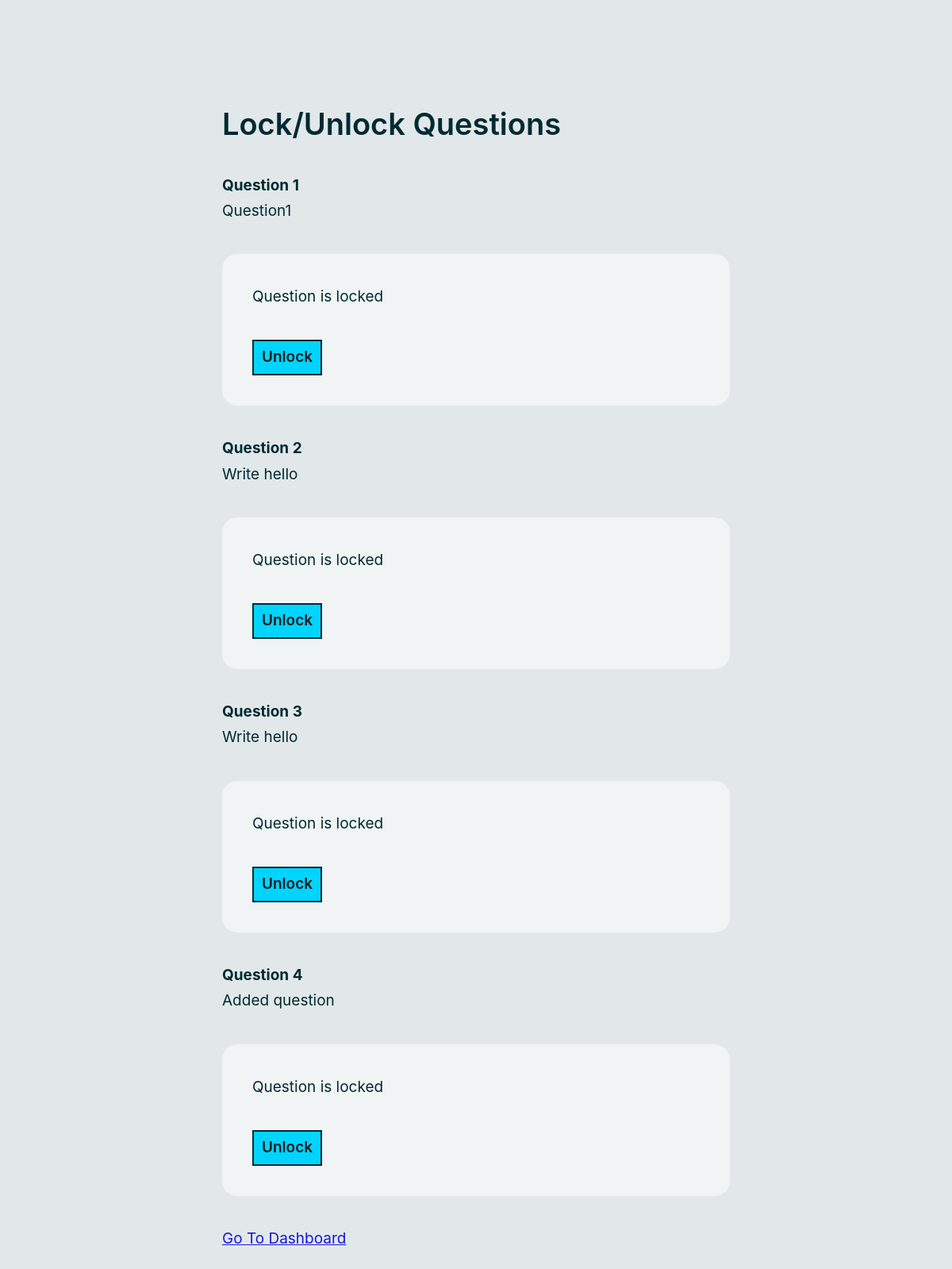
The page /quiz/lock_unlock_ques/777 (signed in) on the database its author committed.
### tables this page shows
CREATE TABLE Questions(
    question_id INTEGER NOT NULL,
    quiz_id INTEGER NOT NULL,
    question_type TEXT NOT NULL,
    question_text TEXT NOT NULL,
    lock BOOLEAN DEFAULT TRUE,
    duration TEXT,
    unlock_time TIMESTAMP,
    PRIMARY KEY (question_id, quiz_id),
    FOREIGN KEY (quiz_id) REFERENCES Quizzes (quiz_id) ON DELETE CASCADE
);

### quiz_app/quiz.py (the view, shortened to what this page needs)
@bp.route('/quiz/lock_unlock_ques/<int:quiz_id>', methods=['GET','POST'])
@admin_login_required
def lock_unlock_ques(quiz_id):
    db = get_db()
    questions = db.execute('SELECT * FROM Questions WHERE quiz_id = ?', (quiz_id,)).fetchall()
    return render_template('lock_unlock_ques.html', questions=questions, quiz_id=quiz_id)

### quiz_app/auth.py (called while the page is built)
@bp.before_app_request
def load_logged_in_user():
    user_id = session.get('user_id')
    admin_id = session.get('admin_id')
    if admin_id is None:
        g.admin = None
    else:
        g.admin = get_db().execute(
            'SELECT * FROM Admins WHERE admin_id = ?', (admin_id,)
        ).fetchone()
    if user_id is None:
        g.user = None
    else:
        g.user = get_db().execute(
            'SELECT * FROM Users WHERE id = ?', (user_id,)
        ).fetchone()

def admin_login_required(view):
    @functools.wraps(view)
    def wrapped_view(**kwargs):
        if g.admin is None:
            return redirect(url_for('auth.login_admin'))
        return view(**kwargs)
    return wrapped_view

### quiz_app/db.py (called while the page is built)
def get_db():
    if 'db' not in g:
        g.db = sqlite3.connect(
            current_app.config['DATABASE'],
            detect_types=sqlite3.PARSE_DECLTYPES
        )
        g.db.row_factory = sqlite3.Row
    return g.db

### templates/lock_unlock_ques.html (shortened to what this page needs)
{% extends 'base.html' %}
    {% block content %}
    <div class="container mt-5">
        <h2>Lock/Unlock Questions</h2>
        <div class="all-questions">
            {% for question in questions %}
            <div class="question">
                <h4>Question {{ question['question_id'] }}</h4>
                <p>{{ question['question_text'] }}</p>
                <form action="{{ url_for('quiz.lock_unlock_ques', quiz_id=quiz_id) }}" method="POST">
                    {% if question['lock'] %}
                        <p>Question is locked</p>
                    {% else %}
                        <p>Question is unlocked</p>
                    {% endif %}
                    <button type="submit" name="lock_unlock" class="btn btn-outline-danger">{{ 'Unlock' if question['lock'] else 'Lock' }}</button>
                </form>
            </div>
            {% endfor %}
            <a href="{{ url_for('interface.admin_dashboard') }}" class="btn btn-outline-primary">Go To Dashboard</a>
        </div>
    </div>
    {% endblock %}

### rows shown on the page
Questions: question_id "1", question_text "Question1", shows "Question is locked", lock "Unlock"
Questions: question_id "2", question_text "Write hello", shows "Question is locked", lock "Unlock"
Questions: question_id "3", question_text "Write hello", shows "Question is locked", lock "Unlock"
Questions: question_id "4", question_text "Added question", shows "Question is locked", lock "Unlock"
